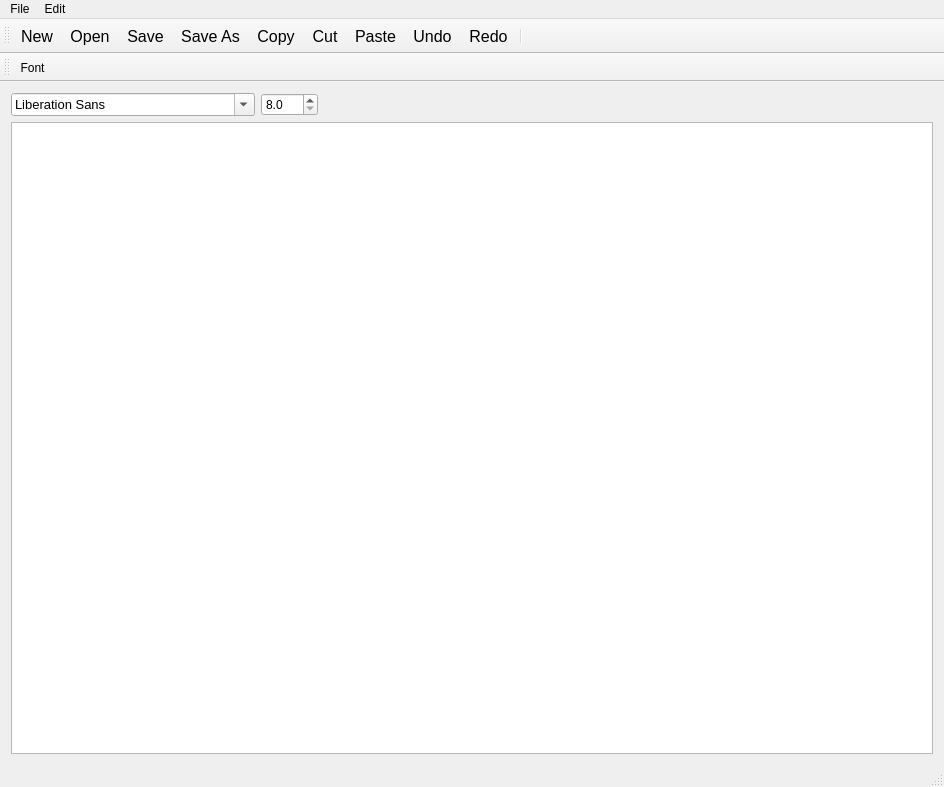
<?xml version="1.0" encoding="UTF-8"?>
<ui version="4.0">
 <class>QPad</class>
 <widget class="QMainWindow" name="QPad">
  <property name="geometry">
   <rect>
    <x>0</x>
    <y>0</y>
    <width>944</width>
    <height>787</height>
   </rect>
  </property>
  <property name="windowTitle">
   <string>NotePad</string>
  </property>
  <property name="windowIcon">
   <iconset resource="icons.qrc">
    <normaloff>:/images/icons/PbNote.png</normaloff>:/images/icons/PbNote.png</iconset>
  </property>
  <property name="windowOpacity">
   <double>3.000000000000000</double>
  </property>
  <widget class="QWidget" name="centralWidget">
   <layout class="QVBoxLayout" name="verticalLayout">
    <item>
     <layout class="QHBoxLayout" name="horizontalLayout">
      <item>
       <widget class="QFontComboBox" name="fontComboBox">
        <property name="font">
         <font>
          <pointsize>10</pointsize>
          <weight>50</weight>
          <italic>false</italic>
          <bold>false</bold>
          <underline>false</underline>
          <strikeout>false</strikeout>
          <kerning>false</kerning>
         </font>
        </property>
        <property name="acceptDrops">
         <bool>true</bool>
        </property>
        <property name="whatsThis">
         <string>&lt;html&gt;&lt;head/&gt;&lt;body&gt;&lt;p&gt;advfik nbqi nt&lt;/p&gt;&lt;/body&gt;&lt;/html&gt;</string>
        </property>
        <property name="layoutDirection">
         <enum>Qt::LeftToRight</enum>
        </property>
        <property name="autoFillBackground">
         <bool>true</bool>
        </property>
        <property name="duplicatesEnabled">
         <bool>false</bool>
        </property>
       </widget>
      </item>
      <item>
       <widget class="QDoubleSpinBox" name="pickFontSize">
        <property name="font">
         <font>
          <family>MS Shell Dlg 2</family>
         </font>
        </property>
        <property name="decimals">
         <number>1</number>
        </property>
        <property name="minimum">
         <double>8.000000000000000</double>
        </property>
       </widget>
      </item>
      <item>
       <spacer name="horizontalSpacer">
        <property name="orientation">
         <enum>Qt::Horizontal</enum>
        </property>
        <property name="sizeHint" stdset="0">
         <size>
          <width>40</width>
          <height>20</height>
         </size>
        </property>
       </spacer>
      </item>
     </layout>
    </item>
    <item>
     <widget class="QPlainTextEdit" name="textEdit">
      <property name="font">
       <font>
        <pointsize>10</pointsize>
       </font>
      </property>
      <property name="frameShape">
       <enum>QFrame::StyledPanel</enum>
      </property>
      <property name="frameShadow">
       <enum>QFrame::Plain</enum>
      </property>
      <property name="midLineWidth">
       <number>-1</number>
      </property>
     </widget>
    </item>
   </layout>
  </widget>
  <widget class="QMenuBar" name="menuBar">
   <property name="geometry">
    <rect>
     <x>0</x>
     <y>0</y>
     <width>944</width>
     <height>21</height>
    </rect>
   </property>
   <widget class="QMenu" name="menuNew">
    <property name="title">
     <string>File</string>
    </property>
    <addaction name="actionNew"/>
    <addaction name="actionOpen"/>
    <addaction name="separator"/>
    <addaction name="actionSave"/>
    <addaction name="actionSaveAs"/>
   </widget>
   <widget class="QMenu" name="menuEdit">
    <property name="title">
     <string>Edit</string>
    </property>
    <addaction name="actionCopy"/>
    <addaction name="actionCut"/>
    <addaction name="actionPaste"/>
    <addaction name="separator"/>
    <addaction name="actionUndo"/>
    <addaction name="actionRedo"/>
   </widget>
   <addaction name="menuNew"/>
   <addaction name="menuEdit"/>
  </widget>
  <widget class="QToolBar" name="mainToolBar">
   <property name="font">
    <font>
     <pointsize>12</pointsize>
    </font>
   </property>
   <attribute name="toolBarArea">
    <enum>TopToolBarArea</enum>
   </attribute>
   <attribute name="toolBarBreak">
    <bool>false</bool>
   </attribute>
   <addaction name="actionNew"/>
   <addaction name="actionOpen"/>
   <addaction name="actionSave"/>
   <addaction name="actionSaveAs"/>
   <addaction name="actionCopy"/>
   <addaction name="actionCut"/>
   <addaction name="actionPaste"/>
   <addaction name="actionUndo"/>
   <addaction name="actionRedo"/>
   <addaction name="separator"/>
  </widget>
  <widget class="QStatusBar" name="statusBar"/>
  <widget class="QToolBar" name="toolBar">
   <property name="windowTitle">
    <string>toolBar</string>
   </property>
   <attribute name="toolBarArea">
    <enum>TopToolBarArea</enum>
   </attribute>
   <attribute name="toolBarBreak">
    <bool>true</bool>
   </attribute>
   <addaction name="actionFont"/>
  </widget>
  <action name="actionOpen">
   <property name="icon">
    <iconset>
     <normalon>:/images/icons/Open2.png</normalon>
    </iconset>
   </property>
   <property name="text">
    <string>Open</string>
   </property>
  </action>
  <action name="actionSave">
   <property name="icon">
    <iconset>
     <normalon>:/images/icons/Save.png</normalon>
    </iconset>
   </property>
   <property name="text">
    <string>Save</string>
   </property>
  </action>
  <action name="actionSaveAs">
   <property name="icon">
    <iconset>
     <normalon>:/images/icons/SaveAs.png</normalon>
    </iconset>
   </property>
   <property name="text">
    <string>Save As</string>
   </property>
  </action>
  <action name="actionCopy">
   <property name="icon">
    <iconset>
     <normalon>:/images/icons/Copy.png</normalon>
    </iconset>
   </property>
   <property name="text">
    <string>Copy</string>
   </property>
  </action>
  <action name="actionCut">
   <property name="icon">
    <iconset>
     <normalon>:/images/icons/Cut.png</normalon>
    </iconset>
   </property>
   <property name="text">
    <string>Cut</string>
   </property>
  </action>
  <action name="actionPaste">
   <property name="icon">
    <iconset>
     <normalon>:/images/icons/Paste.png</normalon>
    </iconset>
   </property>
   <property name="text">
    <string>Paste</string>
   </property>
  </action>
  <action name="actionUndo">
   <property name="icon">
    <iconset>
     <normalon>:/images/icons/Undo.png</normalon>
    </iconset>
   </property>
   <property name="text">
    <string>Undo</string>
   </property>
  </action>
  <action name="actionRedo">
   <property name="icon">
    <iconset>
     <normalon>:/images/icons/Redo.png</normalon>
    </iconset>
   </property>
   <property name="text">
    <string>Redo</string>
   </property>
  </action>
  <action name="actionNew">
   <property name="icon">
    <iconset>
     <normalon>:/images/icons/New.png</normalon>
    </iconset>
   </property>
   <property name="text">
    <string>New</string>
   </property>
  </action>
  <action name="actionFont">
   <property name="icon">
    <iconset>
     <normalon>:/images/icons/Edit.png</normalon>
    </iconset>
   </property>
   <property name="text">
    <string>Font</string>
   </property>
  </action>
 </widget>
 <layoutdefault spacing="6" margin="11"/>
 <resources>
  <include location="icons.qrc"/>
 </resources>
 <connections/>
</ui>
